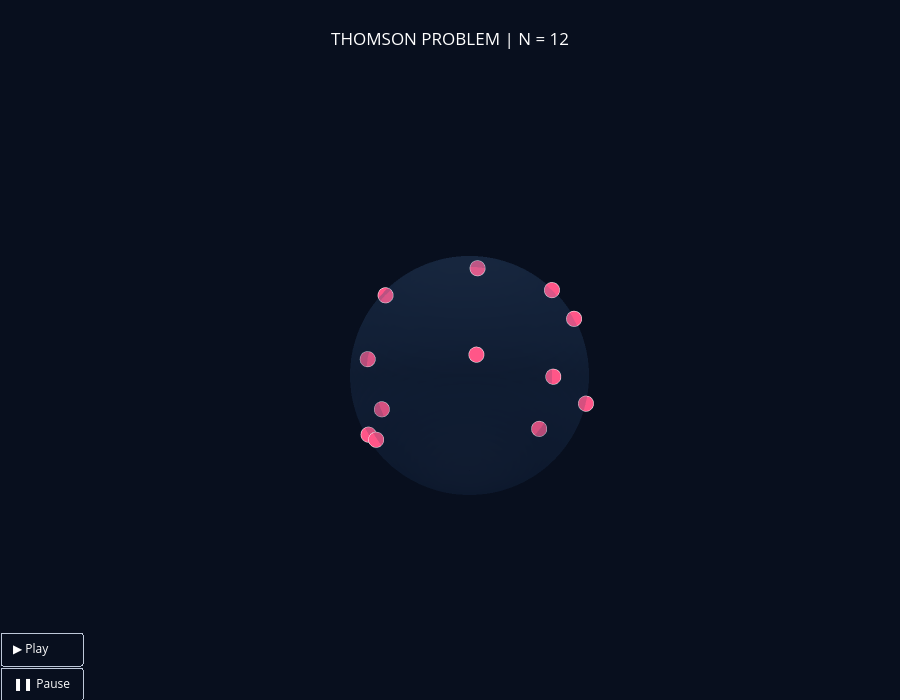

This figure's notebook cell:
### Code cell
import plotly.graph_objects as go

# Sphere surface
u = np.linspace(0, 2*np.pi, 70)
v = np.linspace(0, np.pi, 40)

sx = np.outer(np.cos(u), np.sin(v))
sy = np.outer(np.sin(u), np.sin(v))
sz = np.outer(np.ones_like(u), np.cos(v))

fig = go.Figure()

fig.add_trace(go.Surface(
    x=sx, y=sy, z=sz,
    colorscale=[[0, "#14294a"], [1, "#365b8b"]],
    opacity=0.18,
    showscale=False,
    hoverinfo="skip"
))

fig.add_trace(go.Scatter3d(
    x=trajectory[0][:, 0],
    y=trajectory[0][:, 1],
    z=trajectory[0][:, 2],
    mode="markers",
    marker=dict(
        size=9,
        color="#ff5688",
        line=dict(color="white", width=1)
    ),
    name="Charges"
))

frames = []

for i, points in enumerate(trajectory):
    frames.append(
        go.Frame(
            name=str(i),
            data=[
                go.Scatter3d(
                    x=points[:, 0],
                    y=points[:, 1],
                    z=points[:, 2],
                    mode="markers",
                    marker=dict(
                        size=9,
                        color="#ff5688",
                        line=dict(color="white", width=1)
                    )
                )
            ],
            traces=[1],
            layout=go.Layout(
                title_text=(
                    f"THOMSON PROBLEM | N = {N_movie}"
                    f"<br><sup>Iteration {i} | "
                    f"Energy = {energies[i]:.6f}</sup>"
                )
            )
        )
    )

fig.frames = frames

fig.update_layout(
    title=dict(
        text=f"THOMSON PROBLEM | N = {N_movie}",
        x=0.5
    ),
    paper_bgcolor="#080f1e",
    font=dict(color="white"),
    scene=dict(
        bgcolor="#080f1e",
        xaxis=dict(visible=False, range=[-1.2, 1.2]),
        yaxis=dict(visible=False, range=[-1.2, 1.2]),
        zaxis=dict(visible=False, range=[-1.2, 1.2]),
        aspectmode="cube",
        camera=dict(eye=dict(x=1.5, y=1.5, z=1.2))
    ),
    updatemenus=[dict(
        type="buttons",
        showactive=False,
        buttons=[
            dict(
                label="▶ Play",
                method="animate",
                args=[
                    None,
                    dict(
                        frame=dict(duration=180, redraw=True),
                        transition=dict(duration=0),
                        fromcurrent=True
                    )
                ]
            ),
            dict(
                label="❚❚ Pause",
                method="animate",
                args=[
                    [None],
                    dict(
                        mode="immediate",
                        frame=dict(duration=0, redraw=False),
                        transition=dict(duration=0)
                    )
                ]
            )
        ],
        x=0.05,
        y=0.05
    )],
    height=700,
    margin=dict(l=0, r=0, t=90, b=0)
)

fig.show()

### Figure 1 — Plotly figure (JSON) as saved in the notebook; plotly's stock layout.template omitted (floating-point values rounded to 4 significant figures; data arrays with more than 128 entries replaced by an {"elided": "..."} marker saying what was removed)
{"data": [{"colorscale": [[0, "#14294a"], [1, "#365b8b"]], "hoverinfo": "skip", "opacity": 0.18, "showscale": false, "type": "surface", "x": {"elided": "70x40 float values"}, "y": {"elided": "70x40 float values"}, "z": {"elided": "70x40 float values"}}, {"marker": {"color": "#ff5688", "line": {"color": "white", "width": 1}, "size": 9}, "mode": "markers", "name": "Charges", "type": "scatter3d", "x": [0.2312, 0.3722, 0.3743, -0.5878, 0.05403, -0.6416, 0.9771, -0.4837, -0.5573, 0.5223, 0.9564, -0.5347], "y": [-0.789, -0.772, -0.926, 0.606, 0.9224, 0.2753, -0.05553, 0.8684, -0.4581, 0.5899, -0.1815, 0.4047], "z": [0.5693, -0.5153, -0.0492, 0.536, 0.3825, -0.7159, -0.2056, -0.1098, 0.6925, 0.6158, -0.2288, 0.7418]}], "layout": {"font": {"color": "white"}, "height": 700, "margin": {"b": 0, "l": 0, "r": 0, "t": 90}, "paper_bgcolor": "#080f1e", "scene": {"aspectmode": "cube", "bgcolor": "#080f1e", "camera": {"eye": {"x": 1.5, "y": 1.5, "z": 1.2}}, "xaxis": {"range": [-1.2, 1.2], "visible": false}, "yaxis": {"range": [-1.2, 1.2], "visible": false}, "zaxis": {"range": [-1.2, 1.2], "visible": false}}, "title": {"text": "THOMSON PROBLEM | N = 12", "x": 0.5}, "updatemenus": [{"buttons": [{"args": [null, {"frame": {"duration": 180, "redraw": true}, "fromcurrent": true, "transition": {"duration": 0}}], "label": "▶ Play", "method": "animate"}, {"args": [[null], {"frame": {"duration": 0, "redraw": false}, "mode": "immediate", "transition": {"duration": 0}}], "label": "❚❚ Pause", "method": "animate"}], "showactive": false, "type": "buttons", "x": 0.05, "y": 0.05}]}}
